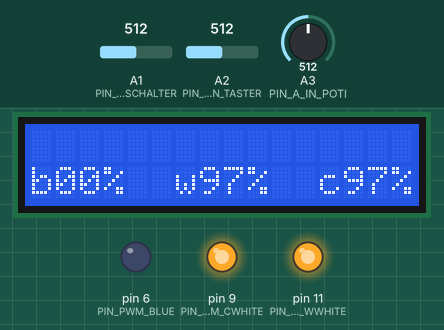
Recording of a sketch running on a simulated Arduino Uno, built with avr-gcc and run on an emulated ATmega328P. Shown: 16×2 character LCD, output pins drawn as LEDs (lit = HIGH). Wiring (inferred from the names in the program): DS1307 clock at I2C address 0x68. The inputs (shaded band) are chosen by the test bench; at power-on: A1 (PIN_A_IN_SCHALTER) = 512, A3 (PIN_A_IN_POTI) = 512, A2 (PIN_A_IN_TASTER) = 512. The local clock reads 2024-03-15 10:24:30 at power-on unless the sketch sets it; pins used as bus, display or sensor lines are not drawn; what the sketch prints to the serial monitor is not drawn.

Above: at 3.2 s.
3.3 s: A1 (PIN_A_IN_SCHALTER) set to 520
At 5.8 s:
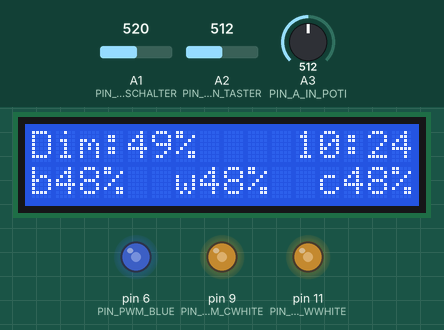
6.7 s: A3 (PIN_A_IN_POTI) set to 716
At 9.1 s:
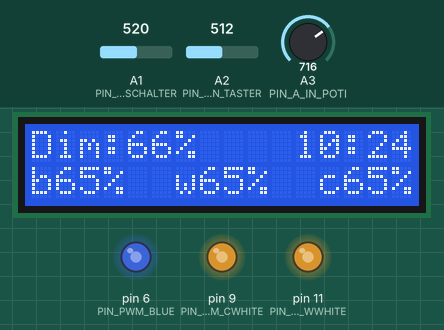
9.4 s: A3 (PIN_A_IN_POTI) set to 900
At 11.1 s:
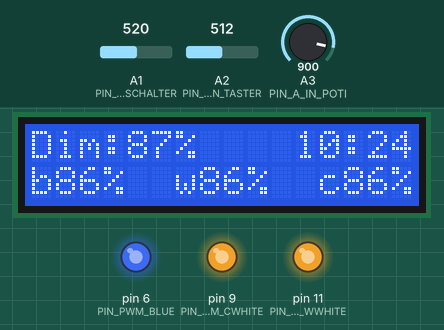
12.1 s: A3 (PIN_A_IN_POTI) set to 122
At 14.4 s:
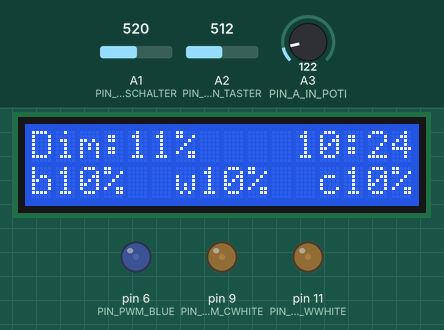
14.7 s: A3 (PIN_A_IN_POTI) set to 0
At 16.3 s:
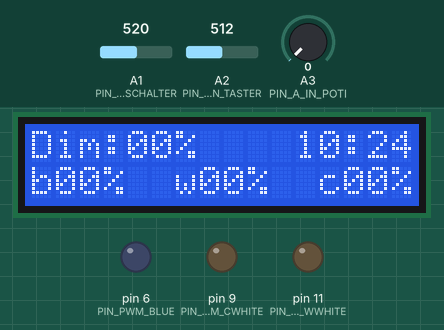
17.4 s: A3 (PIN_A_IN_POTI) set to 28
18.9 s: A3 (PIN_A_IN_POTI) set to 31
At 60.7 s:
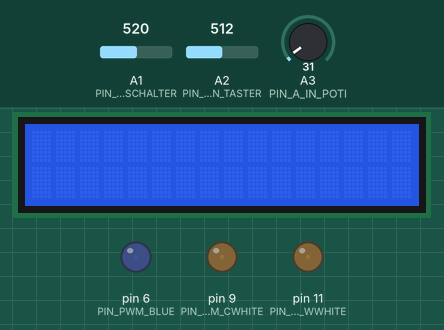
Timing chart, 0 to 61.5 s (numbered marks = the images above; inputs shaded):
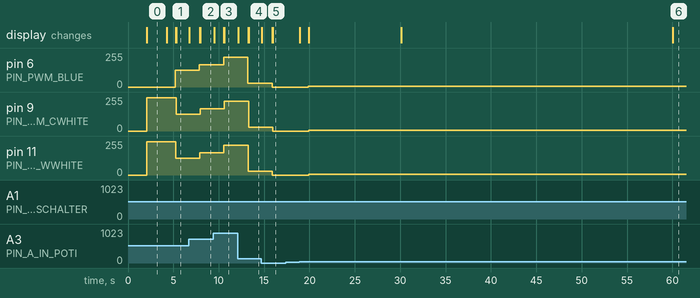

The sketch:

FischDisko.ino
```cpp
//6.9.10.11
#define PIN_PWM_BLUE 6
#define PIN_PWM_RED 10
#define PIN_PWM_WWHITE 11
#define PIN_PWM_CWHITE 9

#define PIN_PWM_LCD 5

#define PIN_A_IN_SCHALTER 1
#define PIN_A_IN_TASTER 2
#define PIN_A_IN_POTI 3

#define TIMOUT_DISPLAY 60000

#include <LiquidCrystal.h>
#include <Wire.h>

LiquidCrystal lcd(7, 3, 2, 4, 12, 8);
const int DS1307 = 0x68; // Address of DS1307 see data sheets


const char* days[] =
{"Sunday", "Monday", "Tuesday", "Wednesday", "Thursday", "Friday", "Saturday"};
const char* months[] =
{"January", "February", "March", "April", "May", "June", "July", "August", "September", "October", "November", "December"};

// Initializes all values:
byte second = 0;
byte minute = 0;
byte hour = 0;
byte weekday = 0;
byte monthday = 0;
byte month = 0;
byte year = 0;

long timerSinceDisplayOff = 1;

//hours of the day on a scale 0-10000;
int hourP [] = {0, 416, 833, 1250, 1666, 2083, 2500, 2916, 3333, 3750, 4166, 4583, 5000, 5416, 5833, 6250, 6666, 7083, 7500, 7916, 8333, 8750, 9166, 9583, 10000};

void setup() {


  timerSinceDisplayOff = millis() + TIMOUT_DISPLAY;

  Wire.begin();
  Serial.begin(9600);
  lcd.begin(16, 2);

  delay(2000); // This delay allows the MCU to read the current date and time.

  printTime();

  // set pins 2 through 13 as outputs:
  //for (int thisPin = lowestPin; thisPin <= highestPin; thisPin++) {
  //  pinMode(thisPin, OUTPUT);
  //}
}
int sensorValue = 0;
void shortPush() {
  Serial.println ("ShortKey");
}

void longPush () {


  Serial.println ("LongKey");
  int * time;
  for (int i = 2000; i < 10000; i += 10 ) {
    lcd.setCursor(11, 0);
    time = percentToClock (i);
    lcd.write (prettyPrintClock(time[0], time[1]));
    Serial.println (prettyPrintClock(time[0], time[1]));
    updateLEDs(i);
    delay (75);
  }
  lcd.clear();

}

int getPotiValue () {
  int in = analogRead(PIN_A_IN_POTI);
  in = in / 30;
  in = in * 30; // round down in 3 percent steps
  return 990.0 / 1023.0 * in;
}


int loopCount = 0;
void loop() {

  sensorValue = getPotiValue();


  if (! checkForSchalter ())  {

    if (checkForTaster ()) {
      timerSinceDisplayOff = millis() + TIMOUT_DISPLAY;
    }

    updateDisplay();

    byte buttonState = getButtonState();
    if (buttonState == 2) {
      shortPush();
    } else if (buttonState == 3) {
      longPush();
    }
  } else {
    maintenanceMode();
    delay (1000);
  }


  if (loopCount ++ > 10) {
    updateLEDs(timeToPercentage ());
    updateDisplay();
    loopCount = 0;
  }

  delay (100);
}

// Developed with two screaming kids on board, no quality promised...
void updateLEDs(int time) {
  int inBetween = 0;
  if (time > hourP[0] && time <= hourP[7] ) { // 0-8
    setBrightness(PIN_PWM_BLUE, calcValue (6, 7, 1 , 1, time));
    setBrightness(PIN_PWM_WWHITE, calcValue (6, 7, 0, 0, time));
    setBrightness(PIN_PWM_CWHITE, calcValue (6, 7, 0, 0, time));
  } else if (time > hourP[7] && time <= hourP[8] ) { // 8-9
    setBrightness(PIN_PWM_BLUE, calcValue (7, 8, 1, 50, time));
    setBrightness(PIN_PWM_WWHITE, calcValue (7, 8, 0, 50, time));
    setBrightness(PIN_PWM_CWHITE, calcValue (7, 8, 0, 50, time));
  } else  if (time > hourP[8] && time <= hourP[9] ) { // 8-9
    setBrightness(PIN_PWM_BLUE, calcValue (8, 9, 50, 99, time));
    setBrightness(PIN_PWM_WWHITE, calcValue (8, 9, 50, 99, time));
    setBrightness(PIN_PWM_CWHITE, calcValue (8, 9, 50, 99, time));
  } else if (time > hourP[9] && time <= hourP[20] ) { // 9-20
    setBrightness(PIN_PWM_BLUE, calcValue (9, 10, 99, 99, time));
    setBrightness(PIN_PWM_WWHITE, calcValue (9, 10, 99, 99, time));
    setBrightness(PIN_PWM_CWHITE, calcValue (9, 10, 99, 99, time));
  } else if (time > hourP[20] && time <= hourP[21] ) { // 20-21
    setBrightness(PIN_PWM_BLUE, calcValue (20, 21, 99, 50, time));
    setBrightness(PIN_PWM_WWHITE, calcValue (20, 21, 99, 50, time));
    setBrightness(PIN_PWM_CWHITE, calcValue (20, 21, 99, 50, time));
  } else if (time > hourP[21] && time <= hourP[22]) { // 21-22
    setBrightness(PIN_PWM_BLUE, calcValue (21, 22, 50, 40, time));
    setBrightness(PIN_PWM_WWHITE, calcValue (21, 22, 50, 0, time));
    setBrightness(PIN_PWM_CWHITE, calcValue (21, 22, 50, 0, time));
  } else if (time > hourP[22] && time <= hourP[23]) { // 22-23
    setBrightness(PIN_PWM_BLUE, calcValue (22, 23, 40, 1, time));
    setBrightness(PIN_PWM_WWHITE, calcValue (22, 23, 0, 0, time));
    setBrightness(PIN_PWM_CWHITE, calcValue (22, 23, 0, 0, time));
  } else if (time > hourP[23]  ) { // 23-24
    setBrightness(PIN_PWM_BLUE, calcValue (23, 24, 1, 1, time));
    setBrightness(PIN_PWM_WWHITE, calcValue (23, 24, 0, 0, time));
    setBrightness(PIN_PWM_CWHITE, calcValue (23, 24, 0, 0, time));

  } else {
    setBrightness(PIN_PWM_BLUE, 0);
    setBrightness(PIN_PWM_WWHITE, 0);
    setBrightness(PIN_PWM_CWHITE, 0);
  }

}


byte calcValue (int timeStart, int timeEnd, int lightStart, int lightEnd, int time) {

  int timeStartP = hourP[timeStart];
  int timeEndP =  hourP[timeEnd];
  int distanceP = timeEndP - timeStartP;

  int currentP = time - timeStartP;
  int distanceLED = lightEnd - lightStart;

  float currentLED = distanceLED / (float) distanceP * (float) currentP;


  int led = currentLED + lightStart;

  int dimmLed =  getPotiValue() / 990.0 * led;

  Serial.print("Calculated led intensity (%):");
  Serial.print (led);
  Serial.print(" and dimmed: ");
  Serial.println(dimmLed);

  return 256.0 / 100.0 * dimmLed;
}

void maintenanceMode() {
  setBrightness(PIN_PWM_BLUE, 000);
  //setBrightness(PIN_PWM_RED, value);
  setBrightness(PIN_PWM_WWHITE, 250);
  setBrightness(PIN_PWM_CWHITE, 250);
}

// brightness = 0-255
void setBrightness (short output, int brightness) {

  analogWrite (output, brightness);

  if (output == PIN_PWM_BLUE) {
    lcd.setCursor(0, 1);
    lcd.print ( "b");
  } else if (output == PIN_PWM_WWHITE) {
    lcd.setCursor(6, 1);
    lcd.print ( "w");
  } else if (output == PIN_PWM_CWHITE) {
    lcd.setCursor(12, 1);
    lcd.print ( "c");
  }
  static char buffer[3];
  int percent = 99.0 / 255.0 * brightness;
  sprintf(buffer, "%02d", percent );
  lcd.write ( buffer);
  lcd.print ( "%");
}
long lastButtonFree = millis();
byte buttonWasPushed = false;

/*
* Measure how long the button was pushed and return value depending on button state.
*
* return 0 if button is not pushed,
* return 1 if button is currently pushed
* return 2 if button was released with a former push time < 0,5 sec.
* return 3 if button was longer pushed than 0,5 sec and released.
*/
byte getButtonState () {
  boolean buttonPushed = checkForTaster();

  if (buttonWasPushed && !buttonPushed) {
    buttonWasPushed = false;
    if (millis () > lastButtonFree + 500) {
      return 3;
    } else {
      return 2;
    }
  }
  if (buttonPushed) {
    buttonWasPushed = true;
    return 1;
  } else {
    lastButtonFree = millis();
    return 0;
  }

}

void printTime() {
  char buffer[3];
  const char* AMPM = 0;
  readTime();
  Serial.print(days[weekday - 1]);
  Serial.print(" ");
  Serial.print(months[month - 1]);
  Serial.print(" ");
  Serial.print(monthday);
  Serial.print(", 20");
  Serial.print(year);
  Serial.print(" ");
  if (hour > 12) {
    hour -= 12;
    AMPM = " PM";
  }
  else AMPM = " AM";
  Serial.print(hour);
  Serial.print(":");
  sprintf(buffer, "%02d", minute);
  Serial.print(buffer);

  Serial.println(AMPM);

  Serial.println(timeToPercentage());
}


boolean checkForSchalter () {
  return !(analogRead(PIN_A_IN_SCHALTER) > 512);
}

boolean checkForTaster () {
  return (analogRead(PIN_A_IN_TASTER) > 512);
}

boolean wasInMaintenanceMode = false;
void updateDisplay() {

  //maintenance mode
  if (checkForSchalter ()) {
    if (!wasInMaintenanceMode) {
      wasInMaintenanceMode = true;
      lcd.clear();
    }
    analogWrite (PIN_PWM_LCD, 1000);
    lcd.display();
    lcd.setCursor(0, 0);
    lcd.write ("Wartungsmodus");
    lcd.setCursor(1, 1);
    static char buffer[5];
    sprintf(buffer, "%0d,%d", sensorValue / 10, sensorValue % 10);
    lcd.write ( buffer);
    lcd.setCursor(5, 1);
    lcd.write ("%");
    return;
  }

  // is display on?
  if (millis() < timerSinceDisplayOff) {
    analogWrite (PIN_PWM_LCD, 1000);
    lcd.display();

    // delete maintenance message, if just changed
    if (wasInMaintenanceMode) {
      wasInMaintenanceMode = false;
      lcd.clear();
    }

    // write clock to display
    Wire.beginTransmission(DS1307);
    Wire.write(byte(0));
    Wire.endTransmission();
    Wire.requestFrom(DS1307, 7);
    second = bcdToDec(Wire.read());
    minute = bcdToDec(Wire.read());
    hour = bcdToDec(Wire.read());

    lcd.setCursor(11, 0);
    lcd.write (prettyPrintClock(hour, minute));

    //write poti to display
    lcd.setCursor(0, 0);

    static char buffer[3];
    sprintf(buffer, "%02d", sensorValue / 10);
    lcd.print ("Dim:");
    lcd.print (buffer);
    lcd.print ("%");

  } else {
    lcd.noDisplay();
    analogWrite (PIN_PWM_LCD, 0);
  }

}

char* prettyPrintClock (int hour, int minute) {
  static char buffer[5];
  sprintf(buffer, "%02d:%02d", hour, minute);
  return buffer;
}


int timeToPercentage () {
  Wire.beginTransmission(DS1307);
  Wire.write(byte(0));
  Wire.endTransmission();
  Wire.requestFrom(DS1307, 7);
  second = bcdToDec(Wire.read());
  minute = bcdToDec(Wire.read());
  hour = bcdToDec(Wire.read());

  return clockToPercent (hour, minute);
}

static int currentTime [2];
int * percentToClock (int percentage) {
  int minutes = 1440.0 / 10000.0 * percentage;
  int hours = minutes / 60;
  Serial.print ("percent: ");
  Serial.print (percentage);
  Serial.print (" is ");
  Serial.print (hours);
  Serial.print (":");
  Serial.println ( minutes % 60);
  minutes = minutes % 60;
  currentTime[0] = hours;
  currentTime[1] = minutes;
  return currentTime;
}

// 0-10000 in % * 100
int clockToPercent (byte hour,  byte minute) {
  int minutesSinceMidnight = hour * 60 + minute;
  return (10000.0 / 1440.0 * (minutesSinceMidnight * 1.0));
}

void readTime() {
  Wire.beginTransmission(DS1307);
  Wire.write(byte(0));
  Wire.endTransmission();
  Wire.requestFrom(DS1307, 7);
  second = bcdToDec(Wire.read());
  minute = bcdToDec(Wire.read());
  hour = bcdToDec(Wire.read());
  weekday = bcdToDec(Wire.read());
  monthday = bcdToDec(Wire.read());
  month = bcdToDec(Wire.read());
  year = bcdToDec(Wire.read());
}
byte decToBcd(byte val) {
  return ((val / 10 * 16) + (val % 10));
}
byte bcdToDec(byte val) {
  return ((val / 16 * 10) + (val % 16));
}
```

Measured:
- the behaviour switches between 512 and 513 on A1 (PIN_A_IN_SCHALTER) (found by bisection; images 0 and 1)
- the behaviour switches between 29 and 30 on A3 (PIN_A_IN_POTI) (found by bisection; images 5 and 6)
- after the input at 3.3 s, pin 6 (PIN_PWM_BLUE): 0/255 → 125/255 after 1.9 s; pin 9 (PIN_PWM_CWHITE): 250/255 → 125/255 after 2.0 s; pin 11 (PIN_PWM_WWHITE): 250/255 → 125/255 after 1.9 s; the display: first changes after 0.97 s (image 1 shows a later state)
- after the input at 6.7 s, pin 6 (PIN_PWM_BLUE), pin 11 (PIN_PWM_WWHITE): 125/255 → 168/255 after 1.2 s; pin 9 (PIN_PWM_CWHITE): 125/255 → 168/255 after 1.3 s; the display: first changes at once (image 2 shows a later state)
- after the input at 9.4 s, pin 6 (PIN_PWM_BLUE): 168/255 → 222/255 after 1.1 s; pin 9 (PIN_PWM_CWHITE), pin 11 (PIN_PWM_WWHITE): 168/255 → 222/255 after 1.2 s; the display: first changes after 0.10 s (image 3 shows a later state)
- after the input at 12.1 s, pin 6 (PIN_PWM_BLUE), pin 11 (PIN_PWM_WWHITE): 222/255 → 28/255 after 1.1 s; pin 9 (PIN_PWM_CWHITE): 222/255 → 28/255 after 1.2 s; the display: first changes after 0.07 s (image 4 shows a later state)
- after the input at 14.7 s, pin 6 (PIN_PWM_BLUE), pin 11 (PIN_PWM_WWHITE): 28/255 → 0/255 after 1.2 s; pin 9 (PIN_PWM_CWHITE): 28/255 → 0/255 after 1.3 s; the display: first changes at once (image 5 shows a later state)
- after the input at 17.4 s, every drawn part: stays the same
- after the input at 18.9 s, pin 6 (PIN_PWM_BLUE): 0/255 → 5/255 after 0.97 s; pin 9 (PIN_PWM_CWHITE), pin 11 (PIN_PWM_WWHITE): 0/255 → 5/255 after 1.0 s
